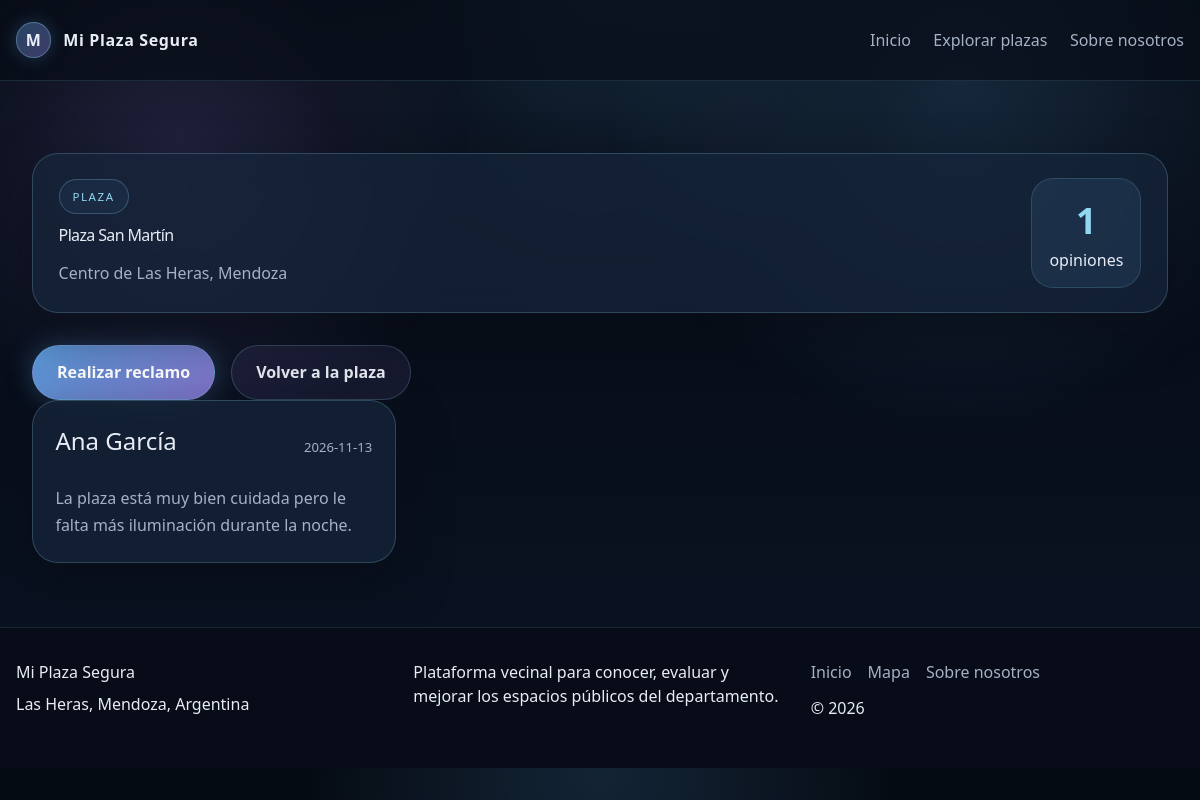
The page /plaza/1/opiniones on the database its author committed.
### tables this page shows
CREATE TABLE plazas (
            id INTEGER PRIMARY KEY AUTOINCREMENT,
            nombre TEXT NOT NULL,
            ubicacion TEXT NOT NULL,
            descripcion TEXT NOT NULL,
            latitud REAL NOT NULL,
            longitud REAL NOT NULL,
            estado TEXT NOT NULL,
            imagen TEXT,
            es_demo INTEGER NOT NULL DEFAULT 0
        );

CREATE TABLE opiniones (
            id INTEGER PRIMARY KEY AUTOINCREMENT,
            plaza_id INTEGER NOT NULL,
            nombre TEXT NOT NULL,
            apellido TEXT NOT NULL,
            opinion TEXT NOT NULL,
            fecha TEXT NOT NULL DEFAULT (datetime('now')),
            FOREIGN KEY (plaza_id) REFERENCES plazas(id) ON DELETE CASCADE
        );

### app.py (the view)
@app.route("/plaza/<int:plaza_id>/opiniones")
def opiniones_plaza(plaza_id: int):
    plaza = get_plaza_by_id(plaza_id)
    if plaza is None:
        abort(404)
    opiniones = get_opiniones_by_plaza(plaza_id)
    return render_template("opiniones.html", plaza=plaza, opiniones=opiniones)

### app.py (called while the page is built)
@app.before_request
def ensure_db_and_csrf() -> None:
    init_db()
    if "csrf_token" not in session:
        session["csrf_token"] = secrets.token_hex(16)

@app.context_processor
def inject_global_data():
    return {
        "current_year": datetime.now().year,
    }

### database.py (called while the page is built)
def get_connection() -> sqlite3.Connection:
    DB_PATH.parent.mkdir(parents=True, exist_ok=True)
    conn = sqlite3.connect(DB_PATH)
    conn.row_factory = sqlite3.Row
    conn.execute("PRAGMA foreign_keys = ON")
    return conn

def get_plaza_by_id(plaza_id: int) -> dict[str, Any] | None:
    conn = get_connection()
    row = conn.execute("SELECT * FROM plazas WHERE id = ?", (plaza_id,)).fetchone()
    conn.close()
    return dict(row) if row else None

def get_opiniones_by_plaza(plaza_id: int) -> list[dict[str, Any]]:
    conn = get_connection()
    rows = conn.execute(
        "SELECT * FROM opiniones WHERE plaza_id = ? ORDER BY fecha DESC, id DESC",
        (plaza_id,),
    ).fetchall()
    conn.close()
    return [dict(row) for row in rows]

### templates/opiniones.html (shortened to what this page needs)
{% extends 'base.html' %}
{% block content %}
<section class="opinions-page">
  <div class="opinions-header glass-card">
    <div>
      <span class="eyebrow">Plaza</span>
      <h1>{{ plaza.nombre }}</h1>
      <p>{{ plaza.ubicacion }}</p>
    </div>
    <div class="opinions-summary">
      <strong>{{ opiniones|length }}</strong>
      <span>opiniones</span>
    </div>
  </div>
  <div class="opinion-actions">
    <a href="{{ url_for('formulario_plaza', plaza_id=plaza['id']) }}" class="primary-btn">Realizar reclamo</a>
    <a href="{{ url_for('plaza_detalle', plaza_id=plaza['id']) }}" class="secondary-btn">Volver a la plaza</a>
  </div>
  {% if opiniones %}
    <div class="opinions-grid">
      {% for opinion in opiniones %}
      <article class="opinion-card glass-card">
        <div class="opinion-topline">
          <h3>{{ opinion.nombre }} {{ opinion.apellido }}</h3>
          <span>{{ opinion.fecha[:10] }}</span>
        </div>
        <p>{{ opinion.opinion }}</p>
      </article>
      {% endfor %}
    </div>
  {% else %}
    <div class="empty-state glass-card">
      <h2>Esta plaza todavía no tiene opiniones. ¡Sé el primero en compartir tu experiencia!</h2>
    </div>
  {% endif %}
</section>
{% endblock %}

### static/css/styles.css (style rules this page uses)
:root { --abyss: #080d18; --panel: #101a2b; --card: #16243a; --primary: #5798d5; --sky: #91d8f0; --violet: #8173c9; --text: #e8edf5; --muted: #a5b1c5; --border: rgba(145, 216, 240, 0.22); --soft-shadow: 0 20px 50px rgba(7, 11, 20, 0.52); }
html { scroll-behavior: smooth; }
body { margin: 0; font-family: 'Segoe UI', Tahoma, Geneva, Verdana, sans-serif; background: radial-gradient(circle at top, rgba(87, 152, 213, 0.18), transparent 30%), linear-gradient(180deg, #050b13 0%, var(--abyss) 35%, #0a1323 100%); color: var(--text); }
.hero-section, .page-header, .map-section, .detail-page, .form-layout, .opinions-page { width: min(1180px, calc(100% - 2rem)); margin: 0 auto; }
.eyebrow { display: inline-block; padding: 0.5rem 0.8rem; border: 1px solid rgba(145, 216, 240, 0.25); border-radius: 999px; background: rgba(87, 152, 213, 0.08); color: var(--sky); font-size: 0.72rem; letter-spacing: 0.14em; text-transform: uppercase; }
.hero-content h1, .section-heading h2, .detail-info h1, .form-header h1, .opinions-header h1 { margin: 0.8rem 0 1rem; line-height: 1.04; letter-spacing: -0.04em; }
.hero-content p, .intro-block p, .info-card p, .detail-info p, .form-header p, .opinions-header p, .opinion-card p, .plaza-item p, .preview-body p, .popup-card p { color: var(--muted); line-height: 1.7; }
.hero-actions, .detail-actions, .opinion-actions, .form-actions { display: flex; flex-wrap: wrap; gap: 1rem; margin-top: 2rem; }
.primary-btn, .secondary-btn, .ghost-btn, .popup-link { display: inline-flex; align-items: center; justify-content: center; min-height: 48px; padding: 0.9rem 1.5rem; border-radius: 999px; border: 1px solid var(--border); text-decoration: none; font-weight: 600; transition: transform 0.2s ease, box-shadow 0.2s ease, border-color 0.2s ease; }
.primary-btn { background: linear-gradient(135deg, var(--primary), var(--violet)); color: #fff; box-shadow: 0 0 26px rgba(87, 152, 213, 0.34); }
.secondary-btn { background: rgba(129, 115, 201, 0.12); color: var(--text); }
.glass-card { background: rgba(22, 36, 58, 0.75); border: 1px solid var(--border); border-radius: 26px; box-shadow: var(--soft-shadow); backdrop-filter: blur(16px); }
.about-grid, .plaza-preview-grid, .opinions-grid { display: grid; grid-template-columns: repeat(3, minmax(0, 1fr)); gap: 1.4rem; }
.info-card, .plaza-preview-card, .opinion-card, .empty-state { padding: 1.4rem; }
.info-card h3, .preview-body h3, .opinion-card h3 { margin: 0 0 0.8rem; font-size: clamp(1.1rem, 2vw, 1.5rem); }
.opinions-page { padding-top: 2rem; }
.opinions-header { display: flex; justify-content: space-between; align-items: center; gap: 1rem; padding: 1.5rem 1.6rem; }
.opinions-summary { display: flex; flex-direction: column; align-items: center; justify-content: center; min-width: 110px; height: 110px; border-radius: 22px; background: rgba(87, 152, 213, 0.12); border: 1px solid rgba(145, 216, 240, 0.16); }
.opinions-summary strong { font-size: clamp(1.9rem, 3vw, 2.8rem); color: var(--sky); }
.opinion-topline { display: flex; justify-content: space-between; gap: 1rem; align-items: center; margin-bottom: 0.8rem; }
.opinion-topline span { color: var(--muted); font-size: 0.82rem; }

### rows shown on the page
plazas: nombre "Plaza San Martín", ubicacion "Centro de Las Heras, Mendoza"
opiniones: nombre "Ana", apellido "García", fecha "2026-11-13", opinion "La plaza está muy bien cuidada pero le falta más iluminación durante la noche."

### other values the page prints
{{ opiniones|length }} "1"
